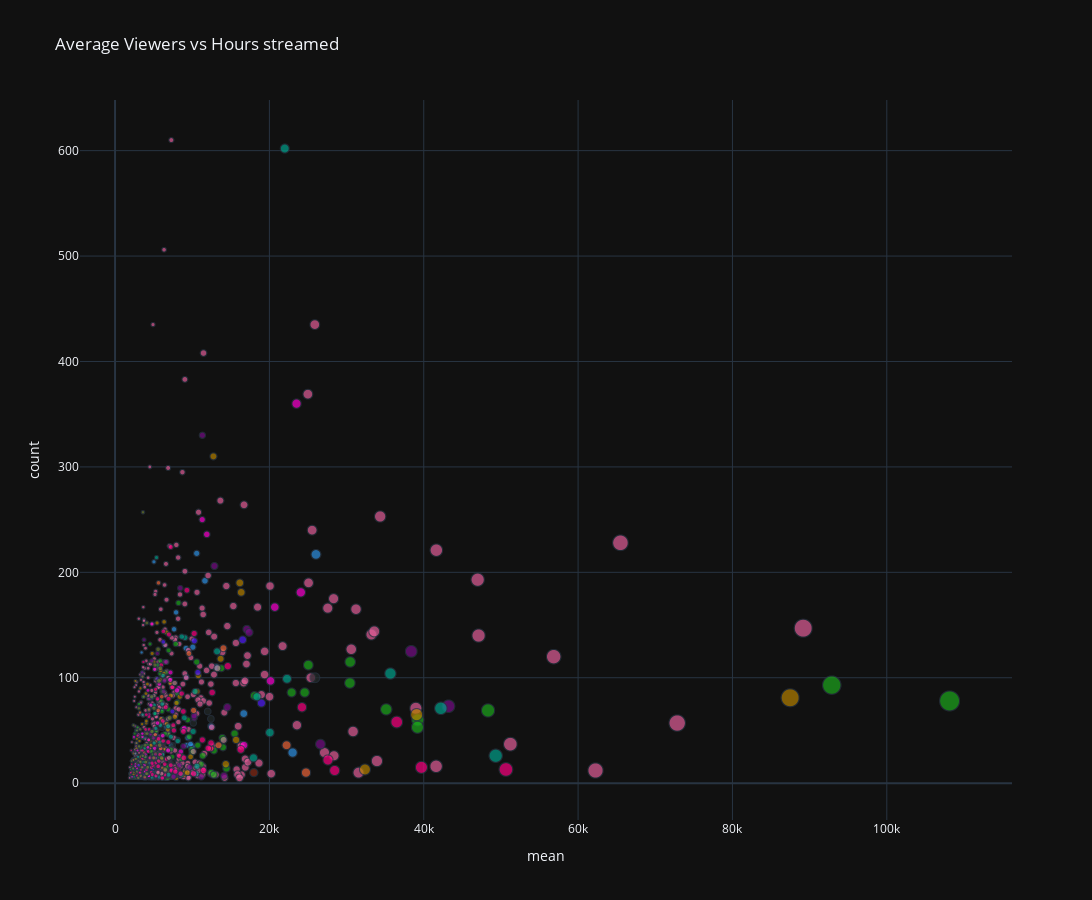

Write notebook code for a chart like this one.
### Code cell
fig = px.scatter(
    avg,
    x='mean',
    y='count',
    color='Langage',
    size='mean',
    # size_max=50,
    hover_name='Streamer',
    hover_data=['mean', 'Langage'],
    height=900,
    width=1400,
    title='Average Viewers vs Hours streamed',
    template='plotly_dark',
    labels=False,
    color_discrete_sequence=px.colors.qualitative.Dark24,
)
fig.update_layout(showlegend=False)
fig.show()

### Figure 1 — Plotly figure (JSON) as saved in the notebook; plotly's stock layout.template omitted (floating-point values rounded to 4 significant figures; data arrays with more than 128 entries replaced by an {"elided": "..."} marker saying what was removed)
{"data": [{"customdata": [["fr"], ["fr"], ["fr"], ["fr"], ["fr"], ["fr"], ["fr"], ["fr"], ["fr"], ["fr"], ["fr"], ["fr"], ["fr"], ["fr"], ["fr"], ["fr"], ["fr"], ["fr"], ["fr"], ["fr"], ["fr"], ["fr"], ["fr"], ["fr"], ["fr"], ["fr"], ["fr"], ["fr"], ["fr"], ["fr"], ["fr"], ["fr"], ["fr"], ["fr"], ["fr"], ["fr"], ["fr"], ["fr"], ["fr"], ["fr"], ["fr"], ["fr"], ["fr"], ["fr"], ["fr"], ["fr"], ["fr"], ["fr"], ["fr"], ["fr"], ["fr"], ["fr"], ["fr"], ["fr"], ["fr"], ["fr"], ["fr"], ["fr"], ["fr"], ["fr"], ["fr"], ["fr"]], "hovertemplate": "<b>%{hovertext}</b><br><br>Langage=%{customdata[0]}<br>mean=%{marker.size}<br>count=%{y}<extra></extra>", "hovertext": ["1PVCS", "Alexclick", "AlphaCast", "AntoineDaniel", "BenZaie", "BlitzStream", "CanalPlus_Sport", "Chap_GG", "Clemovitch", "DVM_Medja", "DephaseR", "Domingo", "DrFeelgood", "Etoiles", "GoBGG", "HumilityFR", "JLAmaru", "JLTomy", "JeanMassiet", "JeelTV", "Jolavanille", "Joueur_du_Grenier", "JulietteArz", "Kamet0", "Kaydop", "LaureBV", "Ligue1UberEats", "Locklear", "Mastu", "MaximeBiaggi", "Mynthos", "Nisqyy", "NtK_TV", "PRINCE__OFF", "PasDeBol_TFT", "Pauleta_Twitch", "Ponce", "Rivenzi", "RocketBaguette", "Sackzi", "Sardoche", "Shaunz", "Shisheyu_Mayamoto", "SkyrrozTV", "Solary", "SolaryFortnite", "Squeezie", "Terracid", "Tonton", "Un33D", "WankilStudio", "Waolol1", "Xari", "Yann", "ZeratoR", "Zwave69", "brokybrawkstv", "chowh1", "lestream", "mistermv", "otplol_", "samueletienne"], "legendgroup": "fr", "marker": {"color": "#2E91E5", "size": [4729, 5493, 6092, 12435, 3249, 5221, 6348, 5612, 7361, 3736, 2386, 16678, 8818, 8247, 2275, 3630, 9210, 13138, 7642, 3253, 5931, 10009, 6432, 11649, 6617, 5143, 5379, 7910, 9314, 6607, 3561, 4780, 5758, 7279, 3779, 9446, 10581, 6613, 10073, 2185, 5036, 9192, 5212, 4026, 5280, 3484, 23007, 6193, 3440, 4517, 12337, 3975, 9786, 7104, 6626, 4567, 6747, 7647, 6417, 7018, 26035, 4786], "sizemode": "area", "sizeref": 270.3, "symbol": "circle"}, "mode": "markers", "name": "fr", "showlegend": true, "type": "scattergl", "x": [4729, 5493, 6092, 12435, 3249, 5221, 6348, 5612, 7361, 3736, 2386, 16678, 8818, 8247, 2275, 3630, 9210, 13138, 7642, 3253, 5931, 10009, 6432, 11649, 6617, 5143, 5379, 7910, 9314, 6607, 3561, 4780, 5758, 7279, 3779, 9446, 10581, 6613, 10073, 2185, 5036, 9192, 5212, 4026, 5280, 3484, 23007, 6193, 3440, 4517, 12337, 3975, 9786, 7104, 6626, 4567, 6747, 7647, 6417, 7018, 26035, 4786], "xaxis": "x", "y": [7, 20, 70, 54, 7, 29, 10, 112, 12, 22, 5, 66, 9, 86, 5, 9, 101, 110, 10, 11, 24, 35, 7, 192, 53, 6, 8, 162, 36, 7, 105, 81, 21, 36, 5, 43, 218, 10, 129, 10, 210, 128, 10, 48, 7, 7, 29, 21, 124, 11, 34, 43, 37, 6, 32, 9, 11, 146, 131, 99, 217, 73], "yaxis": "y"}, {"customdata": {"elided": "536x1 str values"}, "hovertemplate": "<b>%{hovertext}</b><br><br>Langage=%{customdata[0]}<br>mean=%{marker.size}<br>count=%{y}<extra></extra>", "hovertext": {"elided": "536 str values"}, "legendgroup": "en", "marker": {"color": "#E15F99", "size": {"elided": "536 int values"}, "sizemode": "area", "sizeref": 270.3, "symbol": "circle"}, "mode": "markers", "name": "en", "showlegend": true, "type": "scattergl", "x": {"elided": "536 int values"}, "xaxis": "x", "y": {"elided": "536 int values"}, "yaxis": "y"}, {"customdata": {"elided": "137x1 str values"}, "hovertemplate": "<b>%{hovertext}</b><br><br>Langage=%{customdata[0]}<br>mean=%{marker.size}<br>count=%{y}<extra></extra>", "hovertext": {"elided": "137 str values"}, "legendgroup": "es", "marker": {"color": "#1CA71C", "size": {"elided": "137 int values"}, "sizemode": "area", "sizeref": 270.3, "symbol": "circle"}, "mode": "markers", "name": "es", "showlegend": true, "type": "scattergl", "x": {"elided": "137 int values"}, "xaxis": "x", "y": {"elided": "137 int values"}, "yaxis": "y"}, {"customdata": [["cs"]], "hovertemplate": "<b>%{hovertext}</b><br><br>Langage=%{customdata[0]}<br>mean=%{marker.size}<br>count=%{y}<extra></extra>", "hovertext": ["Agraelus"], "legendgroup": "cs", "marker": {"color": "#FB0D0D", "size": [6220], "sizemode": "area", "sizeref": 270.3, "symbol": "circle"}, "mode": "markers", "name": "cs", "showlegend": true, "type": "scattergl", "x": [6220], "xaxis": "x", "y": [36], "yaxis": "y"}, {"customdata": [["ar"], ["ar"], ["ar"]], "hovertemplate": "<b>%{hovertext}</b><br><br>Langage=%{customdata[0]}<br>mean=%{marker.size}<br>count=%{y}<extra></extra>", "hovertext": ["Ahmed_show", "AiShowoo", "abu_abeer16"], "legendgroup": "ar", "marker": {"color": "#DA16FF", "size": [5591, 4843, 5232], "sizemode": "area", "sizeref": 270.3, "symbol": "circle"}, "mode": "markers", "name": "ar", "showlegend": true, "type": "scattergl", "x": [5591, 4843, 5232], "xaxis": "x", "y": [5, 23, 24], "yaxis": "y"}, {"customdata": [["tr"], ["tr"], ["tr"], ["tr"], ["tr"], ["tr"], ["tr"], ["tr"], ["tr"], ["tr"], ["tr"], ["tr"], ["tr"], ["tr"], ["tr"], ["tr"], ["tr"], ["tr"]], "hovertemplate": "<b>%{hovertext}</b><br><br>Langage=%{customdata[0]}<br>mean=%{marker.size}<br>count=%{y}<extra></extra>", "hovertext": ["AhmtGzms", "Crystal_LoL", "Elraenn", "Elwind", "Eray", "Gokhan_Oner", "Hype", "JrokezFTW", "KendineMuzisyen", "LynxCerezLoL", "Naru", "RiotGamesTurkish", "Rogu", "aimdll__", "pqueen", "saniye", "valorantleague_tr", "wtcN"], "legendgroup": "tr", "marker": {"color": "#222A2A", "size": [3359, 7187, 25898, 7507, 4773, 7182, 10146, 6369, 12421, 2708, 7541, 8114, 3380, 3580, 6092, 3655, 6132, 12008], "sizemode": "area", "sizeref": 270.3, "symbol": "circle"}, "mode": "markers", "name": "tr", "showlegend": true, "type": "scattergl", "x": [3359, 7187, 25898, 7507, 4773, 7182, 10146, 6369, 12421, 2708, 7541, 8114, 3380, 3580, 6092, 3655, 6132, 12008], "xaxis": "x", "y": [5, 19, 100, 36, 10, 9, 57, 39, 61, 7, 20, 41, 7, 5, 52, 9, 35, 68], "yaxis": "y"}, {"customdata": [["ko"], ["ko"], ["ko"], ["ko"], ["ko"], ["ko"], ["ko"], ["ko"], ["ko"], ["ko"], ["ko"], ["ko"], ["ko"], ["ko"], ["ko"], ["ko"], ["ko"], ["ko"], ["ko"], ["ko"], ["ko"], ["ko"], ["ko"], ["ko"], ["ko"], ["ko"], ["ko"], ["ko"], ["ko"], ["ko"], ["ko"], ["ko"], ["ko"], ["ko"], ["ko"], ["ko"], ["ko"], ["ko"], ["ko"], ["ko"], ["ko"], ["ko"], ["ko"], ["ko"], ["ko"], ["ko"], ["ko"], ["ko"], ["ko"], ["ko"], ["ko"], ["ko"], ["ko"], ["ko"], ["ko"], ["ko"], ["ko"], ["ko"], ["ko"], ["ko"], ["ko"], ["ko"], ["ko"], ["ko"], ["ko"], ["ko"], ["ko"], ["ko"], ["ko"], ["ko"], ["ko"], ["ko"], ["ko"], ["ko"], ["ko"], ["ko"], ["ko"], ["ko"], ["ko"], ["ko"], ["ko"], ["ko"], ["ko"], ["ko"], ["ko"], ["ko"], ["ko"], ["ko"], ["ko"], ["ko"], ["ko"], ["ko"], ["ko"], ["ko"], ["ko"], ["ko"]], "hovertemplate": "<b>%{hovertext}</b><br><br>Langage=%{customdata[0]}<br>mean=%{marker.size}<br>count=%{y}<extra></extra>", "hovertext": ["Ailee_Official", "Faker", "Gumayusi", "KeSPA", "Keria", "LCKCL", "LCK_Korea", "NimbleNeuron", "Rainbow6KR", "Selly55", "T1_Oner", "dopa24", "valorant_kr", "가재맨1234", "감블러", "강소연", "강퀴", "갱생레바", "검은사막 공식채널", "견자희", "고세구___", "고차비", "괴물쥐123", "김도", "김뿡_", "김진우", "꼴랑이임", "나나양", "나민님", "너불", "노돌리", "녹두로", "다주", "따효니", "똘똘똘이_", "랄로", "러너교", "렐라", "로드오브히어로즈_공식", "뢴트게늄111", "릴파_", "맵찌리침착맨", "멋사", "버니버니", "비챤_", "빛베리", "삐부", "살인마협회장", "서새봄냥", "선바", "소니쇼", "소람잉", "소풍왔니", "수닝", "슈카월드", "스피릿제로", "승우아빠_", "쌍베", "아구이뽀", "아이네_", "악어", "액시스마이콜", "앰비션_", "얍얍", "양띵", "오킹", "옥냥이", "와나나", "우왁굳", "우정잉", "울프", "이춘향", "인간젤리", "임나은", "자동", "재슥짱", "제우스으", "죠니니", "주르르", "주펄", "징버거", "쫀득이_", "철면수심", "침착맨", "케인", "큐베123", "탬탬버린", "파카9999", "포셔", "푸린_", "풍월량", "플러리", "플레임__", "핑맨", "한갱", "한동숙"], "legendgroup": "ko", "marker": {"color": "#B68100", "size": [1921, 32383, 6843, 3254, 6274, 5169, 87475, 7984, 2889, 5407, 6073, 3794, 6136, 2849, 2849, 5382, 4677, 3732, 3582, 4780, 6709, 3013, 6661, 6313, 2422, 4543, 2775, 4382, 4200, 2610, 3875, 5857, 7181, 6360, 3292, 13677, 4041, 3948, 8899, 2785, 14355, 10789, 3218, 5975, 7759, 5243, 2531, 4062, 5441, 4009, 2974, 3581, 2826, 7909, 9025, 3809, 2580, 5291, 3592, 10615, 15685, 2623, 4897, 7960, 12368, 5026, 5914, 9369, 16344, 3773, 39082, 2405, 5347, 4439, 2411, 2447, 4183, 3164, 7233, 2677, 5777, 6842, 2709, 9788, 7493, 4197, 4813, 6329, 2641, 2396, 16167, 2817, 3506, 4172, 8387, 12745], "sizemode": "area", "sizeref": 270.3, "symbol": "circle"}, "mode": "markers", "name": "ko", "showlegend": true, "type": "scattergl", "x": [1921, 32383, 6843, 3254, 6274, 5169, 87475, 7984, 2889, 5407, 6073, 3794, 6136, 2849, 2849, 5382, 4677, 3732, 3582, 4780, 6709, 3013, 6661, 6313, 2422, 4543, 2775, 4382, 4200, 2610, 3875, 5857, 7181, 6360, 3292, 13677, 4041, 3948, 8899, 2785, 14355, 10789, 3218, 5975, 7759, 5243, 2531, 4062, 5441, 4009, 2974, 3581, 2826, 7909, 9025, 3809, 2580, 5291, 3592, 10615, 15685, 2623, 4897, 7960, 12368, 5026, 5914, 9369, 16344, 3773, 39082, 2405, 5347, 4439, 2411, 2447, 4183, 3164, 7233, 2677, 5777, 6842, 2709, 9788, 7493, 4197, 4813, 6329, 2641, 2396, 16167, 2817, 3506, 4172, 8387, 12745], "xaxis": "x", "y": [9, 13, 10, 25, 11, 39, 81, 14, 17, 15, 23, 21, 28, 24, 7, 10, 36, 10, 15, 15, 56, 7, 143, 104, 28, 40, 33, 41, 94, 9, 47, 98, 95, 153, 90, 118, 57, 6, 8, 23, 18, 102, 8, 9, 63, 28, 8, 59, 152, 85, 18, 9, 42, 5, 10, 9, 5, 36, 10, 87, 41, 9, 73, 76, 33, 115, 107, 10, 181, 22, 65, 10, 99, 19, 22, 15, 15, 40, 83, 5, 57, 51, 16, 25, 6, 20, 123, 32, 97, 8, 190, 7, 56, 10, 82, 310], "yaxis": "y"}, {"customdata": [["de"], ["de"], ["de"], ["de"], ["de"], ["de"], ["de"], ["de"], ["de"], ["de"], ["de"], ["de"], ["de"], ["de"], ["de"], ["de"], ["de"], ["de"], ["de"], ["de"], ["de"], ["de"], ["de"], ["de"], ["de"], ["de"], ["de"], ["de"], ["de"], ["de"], ["de"], ["de"], ["de"], ["de"], ["de"], ["de"], ["de"], ["de"], ["de"], ["de"], ["de"], ["de"], ["de"], ["de"], ["de"], ["de"], ["de"], ["de"], ["de"], ["de"], ["de"], ["de"], ["de"], ["de"], ["de"], ["de"], ["de"], ["de"], ["de"], ["de"], ["de"], ["de"], ["de"], ["de"], ["de"], ["de"], ["de"], ["de"], ["de"], ["de"], ["de"], ["de"], ["de"], ["de"], ["de"], ["de"], ["de"], ["de"], ["de"], ["de"], ["de"], ["de"], ["de"]], "hovertemplate": "<b>%{hovertext}</b><br><br>Langage=%{customdata[0]}<br>mean=%{marker.size}<br>count=%{y}<extra></extra>", "hovertext": ["Amar", "AmateurBOHNE", "AnniTheDuck", "BastiGHG", "Bonjwa", "BreitenVonBerg", "BurritoOfDoom", "CALCIOBERLIN", "CHIMPnSALMON", "Copeylius", "Dhalucard", "DieBrian", "DoktorFroid", "Domtendo", "ELoTRiX", "GRONKH", "GamerBrother", "Giggand", "GronkhTV", "Hasi", "HeyStan", "HollaDieWaldfee", "HoneyPuu", "JuliJones", "JuliMiTv", "KamoLRF", "Lost", "MONSTERSANDEXPLOSIONS", "MauriceWeber", "MckyTV", "MontanaBlack88", "MoonMermaid", "NaschTaschenKatze", "NiklasWilson", "NoWay4u_Sir", "Papaplatte", "PietSmiet", "PrimeLeague", "Real_Bazzi", "RevedTV", "Rezo", "RoozWorld", "RoyalPhunk", "STYLERZ", "ScheppertLIVE", "Sebo", "Segalson", "Shlorox", "SidneyEweka", "Sintica", "Staiy", "SummonersInnLive", "TANZVERBOT", "TheKraeuterbutter", "TheRealKnossi", "TisiSchubech", "TolkinLoL", "Trymacs", "VBL_Official", "Vadeal", "Yxnca", "abugoku9999", "achNina", "agurin", "der_looper_", "eliasn97", "fisHC0p", "freiraumreh", "haixdo", "iNoiizY", "katoo", "kikii_cs", "kutcherlol", "maxim", "sinan_knast", "sukidingels", "suuN", "theddy", "twitchrivals_de", "ungespielt", "unsympathisch_tv", "xRohat", "xTheSolutionTV"], "legendgroup": "de", "marker": {"color": "#750D86", "size": [43211, 5342, 4983, 6177, 5477, 4685, 3562, 5375, 3923, 2697, 11316, 3113, 5227, 8091, 5287, 17071, 10259, 4994, 3764, 4481, 5189, 3274, 2809, 2740, 3998, 4456, 3352, 7818, 8114, 6267, 26616, 5870, 4321, 8880, 12877, 5900, 5709, 14117, 4566, 5159, 7246, 5620, 5307, 3465, 5023, 6520, 4364, 4764, 5928, 3013, 4923, 10240, 4541, 3577, 14542, 8311, 4216, 17371, 7621, 4386, 6124, 8449, 6829, 3507, 3507, 38379, 7577, 4084, 4750, 3285, 3084, 5498, 4629, 4754, 11171, 4595, 4084, 3512, 9687, 5457, 6401, 6576, 4985], "sizemode": "area", "sizeref": 270.3, "symbol": "circle"}, "mode": "markers", "name": "de", "showlegend": true, "type": "scattergl", "x": [43211, 5342, 4983, 6177, 5477, 4685, 3562, 5375, 3923, 2697, 11316, 3113, 5227, 8091, 5287, 17071, 10259, 4994, 3764, 4481, 5189, 3274, 2809, 2740, 3998, 4456, 3352, 7818, 8114, 6267, 26616, 5870, 4321, 8880, 12877, 5900, 5709, 14117, 4566, 5159, 7246, 5620, 5307, 3465, 5023, 6520, 4364, 4764, 5928, 3013, 4923, 10240, 4541, 3577, 14542, 8311, 4216, 17371, 7621, 4386, 6124, 8449, 6829, 3507, 3507, 38379, 7577, 4084, 4750, 3285, 3084, 5498, 4629, 4754, 11171, 4595, 4084, 3512, 9687, 5457, 6401, 6576, 4985], "xaxis": "x", "y": [73, 35, 6, 29, 123, 20, 8, 6, 5, 12, 330, 8, 27, 8, 19, 146, 62, 9, 136, 80, 11, 9, 14, 13, 12, 7, 10, 8, 10, 87, 37, 11, 8, 35, 206, 32, 44, 7, 46, 14, 14, 14, 16, 9, 43, 7, 19, 9, 35, 8, 12, 64, 15, 47, 72, 17, 50, 143, 7, 5, 5, 185, 7, 105, 102, 125, 6, 10, 11, 8, 6, 18, 6, 116, 6, 47, 10, 13, 15, 10, 97, 115, 10], "yaxis": "y"}, {"customdata": [["it"], ["it"], ["it"], ["it"], ["it"], ["it"], ["it"], ["it"], ["it"], ["it"], ["it"], ["it"], ["it"], ["it"], ["it"], ["it"], ["it"], ["it"], ["it"], ["it"], ["it"], ["it"], ["it"], ["it"], ["it"], ["it"], ["it"], ["it"], ["it"]], "hovertemplate": "<b>%{hovertext}</b><br><br>Langage=%{customdata[0]}<br>mean=%{marker.size}<br>count=%{y}<extra></extra>", "hovertext": ["ArosTv_", "Canale_Zero", "Cava111", "ChristianVieriOfficial", "DarioMocciaTwitch", "Enkk", "Freneh", "GrenBaud", "Homyatol", "Ivan_Grieco", "LyonWGFLive", "MarcoMerrino", "Moonryde", "PG_Esports_LoL", "POW3Rtv", "TheRealMarzaa", "Tumblurr", "UtopiaGamingASD", "Yotobi", "ZanoXVII", "alexdieci", "breakingitaly", "danzio71", "ilGabbrone", "ocwsport", "pizfn", "qtEnd", "rayz0rrr", "rhageeVL"], "legendgroup": "it", "marker": {"color": "#EB663B", "size": [2374, 5782, 5959, 24744, 5591, 4997, 6048, 13414, 5216, 3733, 22229, 5732, 3242, 6195, 5920, 10179, 14040, 3021, 3624, 9573, 5632, 5414, 2951, 5911, 6336, 3784, 5557, 3200, 4383], "sizemode": "area", "sizeref": 270.3, "symbol": "circle"}, "mode": "markers", "name": "it", "showlegend": true, "type": "scattergl", "x": [2374, 5782, 5959, 24744, 5591, 4997, 6048, 13414, 5216, 3733, 22229, 5732, 3242, 6195, 5920, 10179, 14040, 3021, 3624, 9573, 5632, 5414, 2951, 5911, 6336, 3784, 5557, 3200, 4383], "xaxis": "x", "y": [22, 10, 61, 10, 69, 16, 82, 36, 46, 13, 36, 10, 67, 14, 33, 69, 128, 11, 13, 123, 190, 40, 6, 40, 11, 29, 11, 15, 8], "yaxis": "y"}, {"customdata": [["th"], ["th"], ["th"], ["th"], ["th"], ["th"], ["th"], ["th"], ["th"], ["th"], ["th"], ["th"], ["th"], ["th"], ["th"], ["th"], ["th"], ["th"], ["th"], ["th"], ["th"], ["th"]], "hovertemplate": "<b>%{hovertext}</b><br><br>Langage=%{customdata[0]}<br>mean=%{marker.size}<br>count=%{y}<extra></extra>", "hovertext": ["BOOMBURAPA", "Crws_vlrt", "ESL_Thailand", "FPSThailand", "FS_PTC", "FifaTargrean", "GenostyleTV", "Glooms_", "GumTVx", "JJAZ420", "Jackeyy", "LightFuryLF", "RebirthzTV", "Rubsarb", "SuperBusS_", "boyMinORu", "foxzfoxzfoxz", "lammysnax_", "migbizzy", "pritewinterfell", "viperdemon", "wedwtf"], "legendgroup": "th", "marker": {"color": "#511CFB", "size": [10735, 3917, 6257, 7429, 3301, 3796, 2753, 3060, 3255, 3418, 10270, 3922, 16540, 4472, 18967, 4212, 4837, 5437, 3024, 4245, 5453, 3657], "sizemode": "area", "sizeref": 270.3, "symbol": "circle"}, "mode": "markers", "name": "th", "showlegend": true, "type": "scattergl", "x": [10735, 3917, 6257, 7429, 3301, 3796, 2753, 3060, 3255, 3418, 10270, 3922, 16540, 4472, 18967, 4212, 4837, 5437, 3024, 4245, 5453, 3657], "xaxis": "x", "y": [105, 9, 134, 68, 13, 8, 6, 17, 7, 6, 135, 26, 136, 7, 76, 8, 13, 6, 13, 6, 99, 25], "yaxis": "y"}, {"customdata": [["pt"], ["pt"], ["pt"], ["pt"], ["pt"], ["pt"], ["pt"], ["pt"], ["pt"], ["pt"], ["pt"], ["pt"], ["pt"], ["pt"], ["pt"], ["pt"], ["pt"], ["pt"], ["pt"], ["pt"], ["pt"], ["pt"], ["pt"], ["pt"], ["pt"], ["pt"], ["pt"], ["pt"], ["pt"], ["pt"], ["pt"], ["pt"], ["pt"], ["pt"], ["pt"], ["pt"], ["pt"], ["pt"], ["pt"], ["pt"], ["pt"], ["pt"], ["pt"], ["pt"], ["pt"], ["pt"], ["pt"], ["pt"], ["pt"], ["pt"], ["pt"], ["pt"], ["pt"], ["pt"], ["pt"], ["pt"], ["pt"], ["pt"], ["pt"], ["pt"], ["pt"]], "hovertemplate": "<b>%{hovertext}</b><br><br>Langage=%{customdata[0]}<br>mean=%{marker.size}<br>count=%{y}<extra></extra>", "hovertext": ["BRAT", "Baiano", "BatalhaDaAldeia", "Bruninzor", "CBLOL", "Coreano", "Felps", "Gaules", "Hayashii", "JonVlogs", "LuquEt4", "Move_Mind", "NOBRU", "OReiTroll", "Pinkysaura", "PlayHard", "R6esportsBR", "Rakin", "Saadhak", "SkipNhO", "TNTSportsBr", "Taspio", "TodosgamersFreeFire", "VALORANT_BR", "YoDa", "aXtLOL", "adolfz", "alanzoka", "ale_apoka", "baianinha", "bakzera", "balelalive", "biroPJL", "brkk", "bronnks7", "bt0tv", "casimito", "cellinrj", "defantediogo", "deripe1", "eusheviii2k", "frttt", "gabepeixe", "gafallen", "gordin9j", "jukes", "konnorlobo", "ledzinhoo", "liminhag0d", "loud_coringa", "lubatv", "mch_AGG", "minerva", "mount", "oestagiario", "pijack11", "sacy", "spkclb", "tioorochitwitch", "tteuw", "xandfps"], "legendgroup": "pt", "marker": {"color": "#00A08B", "size": [5733, 18389, 6929, 4577, 42214, 9070, 2609, 21990, 3569, 2504, 5374, 3981, 20057, 5859, 8619, 2881, 10113, 3968, 5045, 3739, 10495, 8975, 5191, 22280, 10369, 3694, 5292, 13218, 5808, 3318, 3691, 4541, 4496, 4521, 6150, 4622, 35675, 2332, 5073, 2221, 2709, 2986, 8637, 17940, 4845, 6114, 3498, 2416, 5166, 49325, 10613, 6220, 3902, 5098, 3848, 4012, 8126, 6878, 7235, 4759, 2992], "sizemode": "area", "sizeref": 270.3, "symbol": "circle"}, "mode": "markers", "name": "pt", "showlegend": true, "type": "scattergl", "x": [5733, 18389, 6929, 4577, 42214, 9070, 2609, 21990, 3569, 2504, 5374, 3981, 20057, 5859, 8619, 2881, 10113, 3968, 5045, 3739, 10495, 8975, 5191, 22280, 10369, 3694, 5292, 13218, 5808, 3318, 3691, 4541, 4496, 4521, 6150, 4622, 35675, 2332, 5073, 2221, 2709, 2986, 8637, 17940, 4845, 6114, 3498, 2416, 5166, 49325, 10613, 6220, 3902, 5098, 3848, 4012, 8126, 6878, 7235, 4759, 2992], "xaxis": "x", "y": [6, 82, 8, 15, 71, 138, 16, 602, 65, 13, 214, 25, 48, 55, 8, 11, 49, 9, 10, 20, 9, 62, 6, 99, 87, 20, 52, 125, 39, 9, 43, 7, 16, 19, 27, 24, 104, 13, 38, 6, 50, 25, 139, 24, 5, 75, 14, 6, 66, 26, 16, 102, 14, 74, 33, 11, 40, 54, 44, 6, 12], "yaxis": "y"}, {"customdata": [["ja"], ["ja"], ["ja"], ["ja"], ["ja"], ["ja"], ["ja"], ["ja"], ["ja"], ["ja"], ["ja"], ["ja"], ["ja"], ["ja"], ["ja"], ["ja"], ["ja"], ["ja"], ["ja"], ["ja"], ["ja"], ["ja"], ["ja"], ["ja"], ["ja"], ["ja"], ["ja"], ["ja"], ["ja"], ["ja"], ["ja"], ["ja"], ["ja"], ["ja"], ["ja"], ["ja"], ["ja"], ["ja"], ["ja"], ["ja"], ["ja"], ["ja"], ["ja"], ["ja"], ["ja"], ["ja"], ["ja"], ["ja"], ["ja"], ["ja"], ["ja"], ["ja"], ["ja"], ["ja"]], "hovertemplate": "<b>%{hovertext}</b><br><br>Langage=%{customdata[0]}<br>mean=%{marker.size}<br>count=%{y}<extra></extra>", "hovertext": ["BeerBrick", "CR_rion", "DaigoTheBeasTV", "IAM_XQ", "Jasper7se", "Killin9Hit", "MOTHER3rd", "PUBGJAPAN", "RTAinJapan", "Rainbow6JP", "RiotGamesJP", "SPYGEA", "YamatoShuhei_", "ade3_3", "after6junction", "chihiro2434", "esports_rage", "fps_shaka", "k4sen", "kanae_2434", "matsuri_hs", "momochoco", "nacho_dayo", "neth3", "nniru", "sasatikk", "seoldam99", "stylishnoob4", "sudetakin", "ta1yo_tv", "valorant_jpn", "yamatonjp", "ありさか", "おおえのたかゆき", "おぼです", "ぐちつぼ", "さくらみこ", "しゃるる", "だるまいずごっど", "はんじょう", "みゃこだよー", "もこうやで", "ゆきお2", "ゆゆうた押忍", "よしなま26歳", "らいじん", "らっだぁ", "スタンミ", "ボドカさん", "加藤純一です", "恭一郎", "濃いめのあかりん", "花芽すみれ", "蛇足"], "legendgroup": "ja", "marker": {"color": "#FB00D1", "size": [3806, 2920, 5138, 2839, 11891, 2474, 4652, 3858, 5123, 4347, 16701, 7159, 7797, 4768, 4197, 4267, 8968, 23515, 11295, 8522, 2039, 2447, 4913, 7365, 2643, 3024, 3557, 20697, 2836, 2203, 24072, 3035, 4397, 3937, 5393, 4242, 5759, 2632, 7184, 5504, 3676, 6875, 8249, 5754, 3614, 5641, 8027, 4411, 6180, 20144, 3529, 3010, 3946, 4375], "sizemode": "area", "sizeref": 270.3, "symbol": "circle"}, "mode": "markers", "name": "ja", "showlegend": true, "type": "scattergl", "x": [3806, 2920, 5138, 2839, 11891, 2474, 4652, 3858, 5123, 4347, 16701, 7159, 7797, 4768, 4197, 4267, 8968, 23515, 11295, 8522, 2039, 2447, 4913, 7365, 2643, 3024, 3557, 20697, 2836, 2203, 24072, 3035, 4397, 3937, 5393, 4242, 5759, 2632, 7184, 5504, 3676, 6875, 8249, 5754, 3614, 5641, 8027, 4411, 6180, 20144, 3529, 3010, 3946, 4375], "xaxis": "x", "y": [17, 31, 33, 14, 236, 43, 74, 11, 108, 41, 36, 98, 13, 151, 31, 88, 52, 360, 250, 30, 10, 44, 18, 13, 18, 46, 44, 167, 6, 6, 181, 10, 7, 11, 11, 34, 12, 16, 105, 57, 6, 31, 90, 94, 15, 11, 88, 65, 45, 97, 47, 10, 27, 7], "yaxis": "y"}, {"customdata": [["ru"], ["ru"], ["ru"], ["ru"], ["ru"], ["ru"], ["ru"], ["ru"], ["ru"], ["ru"], ["ru"], ["ru"], ["ru"], ["ru"], ["ru"], ["ru"], ["ru"], ["ru"], ["ru"], ["ru"], ["ru"], ["ru"], ["ru"], ["ru"], ["ru"], ["ru"], ["ru"], ["ru"], ["ru"], ["ru"], ["ru"], ["ru"], ["ru"], ["ru"], ["ru"], ["ru"], ["ru"], ["ru"], ["ru"], ["ru"], ["ru"], ["ru"], ["ru"], ["ru"], ["ru"], ["ru"], ["ru"], ["ru"], ["ru"], ["ru"], ["ru"], ["ru"], ["ru"], ["ru"], ["ru"], ["ru"], ["ru"], ["ru"], ["ru"], ["ru"], ["ru"], ["ru"], ["ru"], ["ru"], ["ru"], ["ru"], ["ru"], ["ru"], ["ru"], ["ru"], ["ru"], ["ru"], ["ru"], ["ru"], ["ru"], ["ru"], ["ru"], ["ru"], ["ru"], ["ru"], ["ru"], ["ru"], ["ru"], ["ru"]], "hovertemplate": "<b>%{hovertext}</b><br><br>Langage=%{customdata[0]}<br>mean=%{marker.size}<br>count=%{y}<extra></extra>", "hovertext": ["BydLoved", "CCT_RU", "C_a_k_e", "Daxak", "Dmitry_Lixxx", "Dota2RuHub", "Drainys", "DreadzTV", "ELLVI", "Evelone192", "Fruktozka", "GAECHKATM", "GRPZDC", "GUACAMOLEMOLLY", "HGmony", "HellYeahPlay", "HoneyMad", "JesusAVGN", "JojoHF", "JustCooman", "Kareykadasha", "KarmikKoala", "LenaGol0vach", "MAPKE", "Manyrin", "MuhanJan", "Nix", "QUICKHUNTIK", "RUSTY", "Recrent", "RuWarface", "SilverName", "StRoGo", "StRoGo1337", "Stray228", "Taverna_Treputina", "Terablade_hs", "VooDooSh", "WHOPLOHOYPAREN", "ZLOYn", "akyuliych", "blackdesert_ru", "bratiki94", "bratishkinoff", "buster", "by_Owl", "ceh9", "csgo_mc", "deepins02", "des0ut", "dilblin", "dinablin", "djurbor", "dota2mc", "dota2mc_2", "drakeoffc", "egorkreed", "ekatze007", "epic_d2cl2", "fasoollka", "follentass", "guit88man", "icebergdoto", "inseq", "juliusave", "just_ns", "koreshzy", "mazellovvv", "melharucos", "mokrivskyi", "n3koglai", "nooneboss", "paradeev1ch", "ru_VALORANT", "shadowkekw", "sulkyyoke", "tenderlybae", "ubratishek", "unusedamount", "vika_karter", "weegaso", "winline_d2cl", "ybicanoooobov", "yuuechka"], "legendgroup": "ru", "marker": {"color": "#FC0080", "size": [3565, 4518, 4100, 4302, 8639, 5233, 2140, 4401, 4696, 27587, 3529, 6404, 5998, 6437, 2166, 7290, 6569, 12582, 28455, 5252, 6123, 2909, 7439, 3332, 4848, 2924, 6086, 2916, 3246, 7218, 6932, 14612, 12395, 5637, 8848, 3357, 2096, 6260, 8307, 3962, 8499, 4724, 5702, 16296, 36501, 6905, 4419, 10255, 39699, 5834, 11465, 5579, 8862, 6986, 7814, 5593, 24223, 6718, 3979, 3230, 7548, 4922, 4051, 5670, 6241, 5502, 12440, 7620, 3677, 11316, 50649, 3981, 8913, 5309, 12082, 2845, 10189, 2040, 3830, 4897, 7214, 9311, 6187, 4795], "sizemode": "area", "sizeref": 270.3, "symbol": "circle"}, "mode": "markers", "name": "ru", "showlegend": true, "type": "scattergl", "x": [3565, 4518, 4100, 4302, 8639, 5233, 2140, 4401, 4696, 27587, 3529, 6404, 5998, 6437, 2166, 7290, 6569, 12582, 28455, 5252, 6123, 2909, 7439, 3332, 4848, 2924, 6086, 2916, 3246, 7218, 6932, 14612, 12395, 5637, 8848, 3357, 2096, 6260, 8307, 3962, 8499, 4724, 5702, 16296, 36501, 6905, 4419, 10255, 39699, 5834, 11465, 5579, 8862, 6986, 7814, 5593, 24223, 6718, 3979, 3230, 7548, 4922, 4051, 5670, 6241, 5502, 12440, 7620, 3677, 11316, 50649, 3981, 8913, 5309, 12082, 2845, 10189, 2040, 3830, 4897, 7214, 9311, 6187, 4795], "xaxis": "x", "y": [31, 24, 13, 30, 85, 19, 11, 63, 10, 22, 23, 8, 112, 18, 18, 12, 72, 86, 12, 89, 5, 8, 91, 7, 8, 6, 10, 45, 10, 224, 80, 111, 33, 42, 68, 13, 31, 144, 26, 51, 9, 15, 10, 32, 58, 39, 51, 142, 15, 27, 12, 11, 49, 141, 11, 16, 72, 23, 5, 6, 55, 24, 65, 21, 40, 80, 38, 50, 115, 41, 13, 5, 24, 7, 33, 7, 9, 10, 5, 17, 17, 183, 59, 19], "yaxis": "y"}, {"customdata": [["pl"], ["pl"], ["pl"], ["pl"], ["pl"], ["pl"], ["pl"], ["pl"], ["pl"], ["pl"]], "hovertemplate": "<b>%{hovertext}</b><br><br>Langage=%{customdata[0]}<br>mean=%{marker.size}<br>count=%{y}<extra></extra>", "hovertext": ["EWROON", "IzakOOO", "Japczan", "LukiSteve", "Popo", "Xayoo_", "YoungMulti", "polsatgames2", "vysotzky", "xth0rek"], "legendgroup": "pl", "marker": {"color": "#B2828D", "size": [13256, 6023, 10141, 6982, 6520, 14072, 6849, 5567, 7734, 5055], "sizemode": "area", "sizeref": 270.3, "symbol": "circle"}, "mode": "markers", "name": "pl", "showlegend": true, "type": "scattergl", "x": [13256, 6023, 10141, 6982, 6520, 14072, 6849, 5567, 7734, 5055], "xaxis": "x", "y": [109, 9, 30, 24, 12, 41, 61, 10, 95, 83], "yaxis": "y"}, {"customdata": [["zh"], ["zh"], ["zh"], ["zh"], ["zh"], ["zh"], ["zh"], ["zh"], ["zh"], ["zh"], ["zh"], ["zh"], ["zh"], ["zh"], ["zh"], ["zh"], ["zh"], ["zh"], ["zh"], ["zh"], ["zh"], ["zh"], ["zh"], ["zh"], ["zh"], ["zh"], ["zh"], ["zh"], ["zh"], ["zh"], ["zh"], ["zh"], ["zh"], ["zh"], ["zh"], ["zh"], ["zh"], ["zh"], ["zh"], ["zh"], ["zh"]], "hovertemplate": "<b>%{hovertext}</b><br><br>Langage=%{customdata[0]}<br>mean=%{marker.size}<br>count=%{y}<extra></extra>", "hovertext": ["NeVeR_LosEs", "OWOWOWOWOWOOW0", "PUBG_Taiwan", "elevensportstw2", "kyo1984123", "maplesports", "relaxing234", "segaasia", "世誠", "亞洲統神", "六希夫", "冠緯", "劉萱的萱", "勝敗難免", "味全龍", "國動", "大丸", "嬌兔", "小熊", "懶貓", "接接", "林芙芙", "樂天桃猿官方頻道", "殺梗", "波靈", "狂暴西南2", "瑞斯帝亞", "百弟弟弟", "統一獅", "老皮", "薛喜", "蝦愛橘子", "貝莉莓41", "赤鬼伯伯", "踢虧", "逼比", "達哥", "阿阿汪", "餐餐自由配", "黑色沙漠官方頻道", "龜狗"], "legendgroup": "zh", "marker": {"color": "#6C7C32", "size": [3716, 3101, 3480, 6503, 2388, 2818, 7076, 4214, 3903, 4768, 5577, 3852, 4080, 2809, 6030, 3011, 2853, 3268, 3596, 2662, 5160, 3340, 5037, 2135, 3892, 4387, 3563, 5060, 3962, 5871, 4127, 3621, 3306, 3282, 4158, 2344, 5779, 3090, 5681, 4232, 4742], "sizemode": "area", "sizeref": 270.3, "symbol": "circle"}, "mode": "markers", "name": "zh", "showlegend": true, "type": "scattergl", "x": [3716, 3101, 3480, 6503, 2388, 2818, 7076, 4214, 3903, 4768, 5577, 3852, 4080, 2809, 6030, 3011, 2853, 3268, 3596, 2662, 5160, 3340, 5037, 2135, 3892, 4387, 3563, 5060, 3962, 5871, 4127, 3621, 3306, 3282, 4158, 2344, 5779, 3090, 5681, 4232, 4742], "xaxis": "x", "y": [82, 35, 15, 13, 55, 11, 62, 9, 25, 49, 127, 6, 9, 38, 24, 5, 50, 51, 26, 23, 112, 7, 24, 21, 36, 70, 101, 71, 20, 109, 152, 257, 21, 20, 47, 14, 36, 71, 97, 15, 82], "yaxis": "y"}, {"customdata": [["hu"]], "hovertemplate": "<b>%{hovertext}</b><br><br>Langage=%{customdata[0]}<br>mean=%{marker.size}<br>count=%{y}<extra></extra>", "hovertext": ["WeAreTheVR"], "legendgroup": "hu", "marker": {"color": "#778AAE", "size": [2641], "sizemode": "area", "sizeref": 270.3, "symbol": "circle"}, "mode": "markers", "name": "hu", "showlegend": true, "type": "scattergl", "x": [2641], "xaxis": "x", "y": [28], "yaxis": "y"}, {"customdata": [["other"]], "hovertemplate": "<b>%{hovertext}</b><br><br>Langage=%{customdata[0]}<br>mean=%{marker.size}<br>count=%{y}<extra></extra>", "hovertext": ["s1mple"], "legendgroup": "other", "marker": {"color": "#862A16", "size": [17982], "sizemode": "area", "sizeref": 270.3, "symbol": "circle"}, "mode": "markers", "name": "other", "showlegend": true, "type": "scattergl", "x": [17982], "xaxis": "x", "y": [10], "yaxis": "y"}], "layout": {"height": 900, "legend": {"itemsizing": "constant", "title": {"text": "Langage"}, "tracegroupgap": 0}, "showlegend": false, "title": {"text": "Average Viewers vs Hours streamed"}, "width": 1400, "xaxis": {"anchor": "y", "domain": [0, 1], "title": {"text": "mean"}}, "yaxis": {"anchor": "x", "domain": [0, 1], "title": {"text": "count"}}}}
